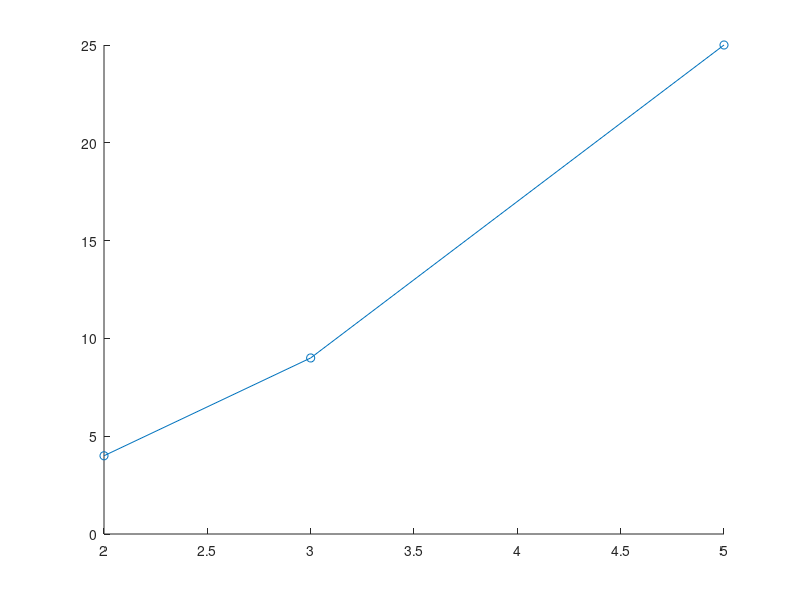

Here is the MATLAB script that generated this plot: (Note: this script raises an error after producing the figure.)
%Newton Divided-Difference Interpolating Polynomials Method
clear
clc
close all
% t = x = Time (sec) | L = y = Length (in)
x = [2 3 5]; y = [4 9 25];
% x = [1, 2, 3, 4, 5, 6, 7, 8, 10, 15];
% y = [10, 17, 18, 25, 28, 30, 30, 33, 37, 39];
%Newton Divided-Difference Interpolating Equation
n = length(x);
%x0 = 4.5;
x0 = 4;
 for i = 1:n
    D(i,1) = y(i);
 end
 for i = 2:n
    for j = 2:i
       D(i,j)=(D(i,j-1)-D(i-1,j-1))/(x(i)-x(i-j+1));
    end
 end
 fx0 = D(n,n);
 for i = n-1:-1:1
    fx0 = fx0*(x0-x(i)) + D(i,i);
 end
fprintf('Newtons iterated value: %11.8f \n', fx0)
fprintf('Equation of Lagrange Interpolation: p2(x) = p1(x) + a3(x-x1)(x-x2)')
%disp('Length at 4.5 seconds: ')
disp('Length at 8.9 seconds: ')
Ans = fx0
%Plotting Graph
xg = linspace(x(1),x(end));
plot(x,y,'-o',4.5,fx0,'X',8.9,49.29,'X')
hold on
xlabel('Time (seconds)')
ylabel('Length (inches)')